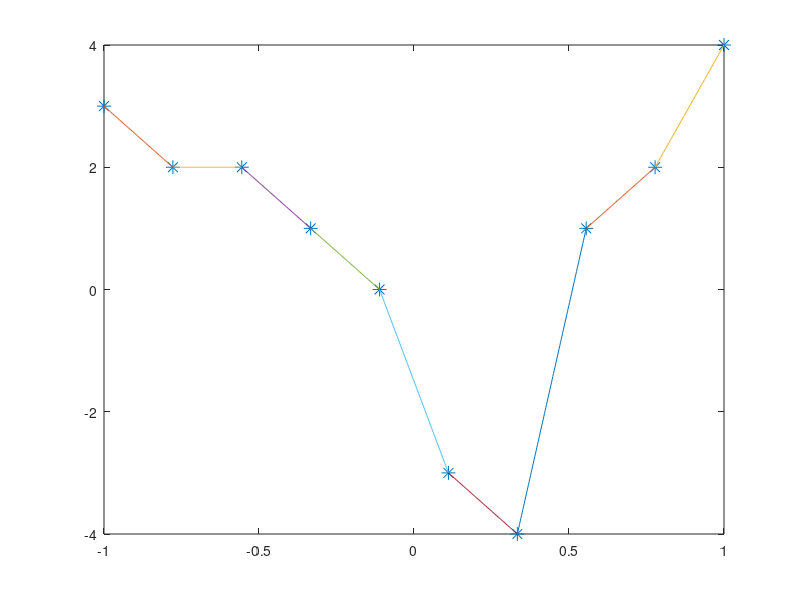

Source code (MATLAB):
clear all
N=10;
x=linspace(-1,1,N);
y=[3 2 2 1 0 -3 -4 1 2 4];
plot(x,y,'*','MarkerSize',10,'MarkerFaceColor','r')

n=100;
hold on
for i=1:1:N-1
    xo=x(i);
    x1=x(i+1);
    yo=y(i);
    y1=y(i+1);
    X=linspace(xo,x1,n);
    f=yo+((X-xo)*((y1-yo)/(x1-xo)));
    plot(X,f)
end
